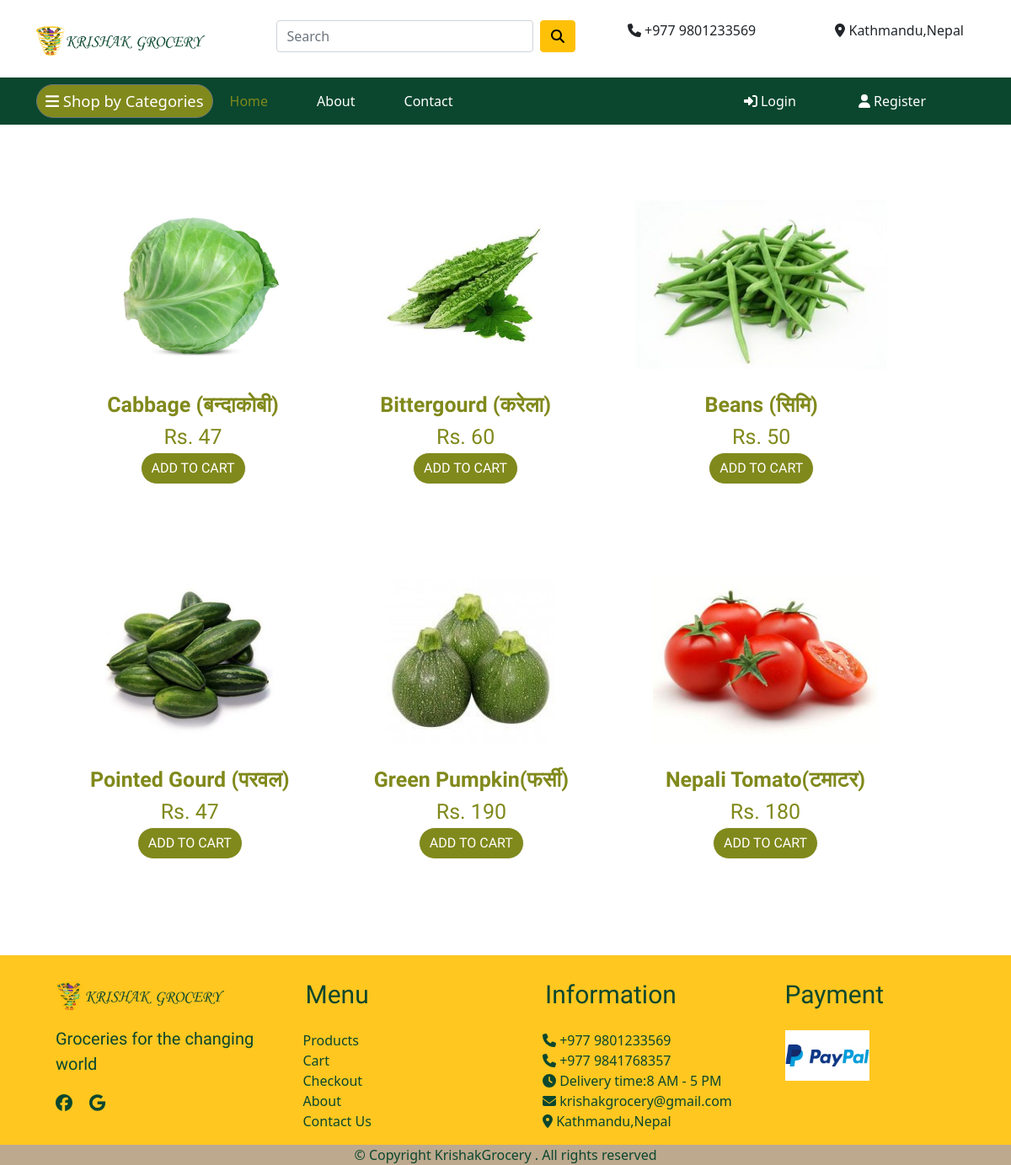
Page /vegetables/ on the committed database.
### app/models.py (models this page shows, shortened)
class Product(models.Model):
    title = models.CharField(max_length=100)
    selling_price = models.IntegerField()
    category = models.CharField(choices=CATEGORY_CHOICES, max_length=2)
    product_image = models.ImageField(upload_to='productimg')

### app/views.py (the view)
# urls.py: path('vegetables/', views.vegetables, name='vegetables'),
def vegetables(request):
    vegetables= Product.objects.filter(category='V')
    return render(request, 'app/vegetables.html',{'vegetables':vegetables})

### app/templates/app/vegetables.html (shortened to what this page needs)
{% extends 'app/base.html' %}
{% load static %}
{% block main-content %}
<div class="container pt-5 pb-5">
<div class="mx-3">
         {% for v in vegetables %}
             <a href="{% url 'product-detail' v.id %}" class="btn hoverzoom">
               <div class="item" id="vegs">
                 <img src="{{v.product_image.url}}" alt="" height="200px">
                 <br>
                 <br>
                 <span class="fw-bold textwrap">{{v.title}}</span>
                 <br>
                 <span class="fs-5">Rs. {{v.selling_price}}</span>
                  <div class="box-element product pb-4">
                    <button class="btn btn-light add-btn">ADD TO CART</button>
                  </div>
                </div>
              </a>
         {% endfor %}
</div>
</div>
{% endblock main-content %}

### app/static/app/css/style.css (style rules this page uses)
.textwrap { white-space:nowrap; overflow:hidden !important; text-overflow:ellipsis; }
.hoverzoom { transition:.1s; }
* { box-sizing: border-box; margin: 0px; padding: 0px; }
.container { width: 100%; margin: auto; padding-right: 13px; padding-left: 13px; }
a { color: black; text-decoration: none; }
span.fw-bold { font-size: 25px; }
span.fs-5 { font-size: 25px !important; }
.btn .btn-light { background-color: #80891B; border-radius: 30px; color: #fff; }
#fruit ,#vegs ,#leafy ,#search { padding: 35px; color:#80891B !important; font-family:Open Sans Condensed ; }

### rows in the picture
Product: product_image (picture), title "Cabbage (बन्दाकोबी)", selling_price "47"
Product: product_image (picture), title "Bittergourd (करेला)", selling_price "60"
Product: product_image (picture), title "Beans (सिमि)", selling_price "50"
Product: product_image (picture), title "Pointed Gourd (परवल)", selling_price "47"
Product: product_image (picture), title "Green Pumpkin(फर्सी)", selling_price "190"
Product: product_image (picture), title "Nepali Tomato(टमाटर)", selling_price "180"
